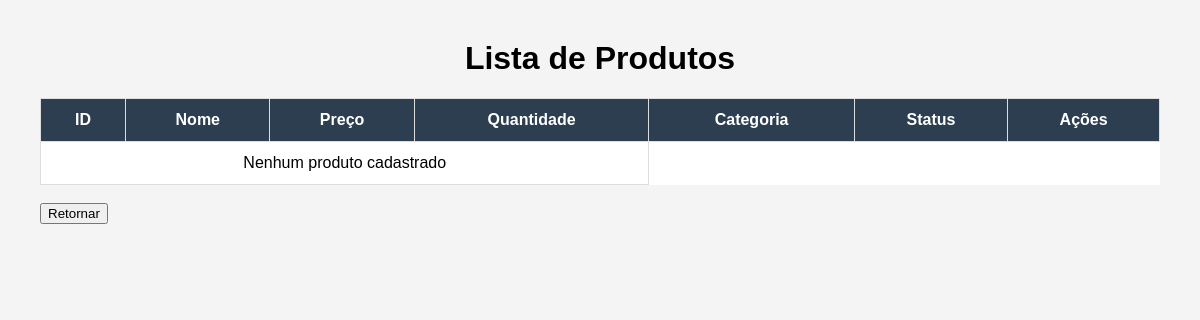
Page /produtos/listar/ on the earlier database version.
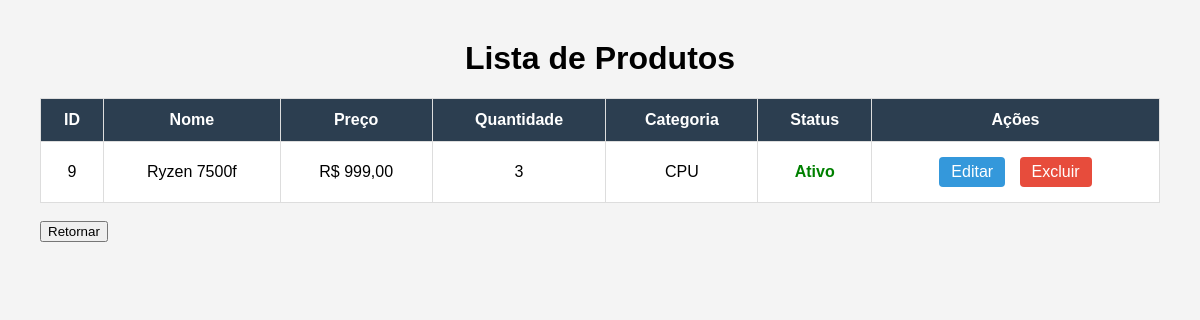
Same page on the later database version.
### Produto/models.py (models this page shows, shortened)
class Produto(models.Model):
    id = models.AutoField(unique=True, primary_key=True)
    nome = models.CharField(max_length=255)
    descricao = models.TextField()
    preco = models.DecimalField(decimal_places=2, max_digits=10)
    estoque = models.IntegerField()
    categoria = models.ForeignKey(Categoria, on_delete=models.CASCADE)
    ativo = models.BooleanField(default=True)
    data_criacao = models.DateTimeField(auto_now_add=True)

### Categoria/models.py (models this page shows)
class Categoria(models.Model):
    id_categoria = models.AutoField(unique=True, primary_key=True)
    nome = models.CharField(max_length=255, null=False, blank=False, unique = True)
    descricao = models.TextField(blank = True, null = True)
    ativo = models.BooleanField(default=True)
    def __str__(self):
        return self.nome

### Produto/views.py (the view)
# urls.py: path('listar/', views.listar_produtos, name='listar'),
def listar_produtos(request):
    produtos = Produto.objects.all()
    meta = Produto._meta
    context = {
        'produtos': produtos,
        'label_nome': meta.get_field('nome').verbose_name,
        'label_preco': meta.get_field('preco').verbose_name,
        'label_estoque': meta.get_field('estoque').verbose_name,
    }
    return render(request, 'listar.html', context)

### Produto/templates/listar.html (shortened to what this page needs)
<!DOCTYPE html>
<html lang="pt-br">
<head>
</head>
<body>
<h1>Lista de Produtos</h1>
<table>
    <thead>
        <tr>
            <th>ID</th>
            <th>Nome</th>
            <th>Preço</th>
            <th>Quantidade</th>
            <th>Categoria</th>
            <th>Status</th>
            <th>Ações</th>
        </tr>
    </thead>
    <tbody>
        {% for produto in produtos %}
        <tr>
            <td>{{ produto.id }}</td>
            <td>{{ produto.nome }}</td>
            <td>R$ {{ produto.preco }}</td>
            <td>{{ produto.estoque }}</td>
            <td>{{ produto.categoria }}</td>
            <td>
                {% if produto.ativo %}
                    <span style="color: green; font-weight: bold;">Ativo</span>
                {% else %}
                    <span style="color: red; font-weight: bold;">Inativo</span>
                {% endif %}
            </td>
            <td>
                <a href="/produtos/editar/{{ produto.id }}" class="btn">Editar</a>
                <a href="/produtos/excluir/{{ produto.id }}" class="btn btn-delete">Excluir</a>
            </td>
        </tr>
        {% empty %}
        <tr>
            <td colspan="4">Nenhum produto cadastrado</td>
        </tr>
        {% endfor %}
    </tbody>
</table>
    <div>
        <form action="/produtos">
            <button type="submit">Retornar</button>
        </form>
    </div>
</body>
</html>

Differences in the rows shown:
added Produto: id "9", nome "Ryzen 7500f", preco "999,00", estoque "3", categoria "CPU", ativo "Ativo"
Other differences:
text no longer shown: "Nenhum produto cadastrado"
